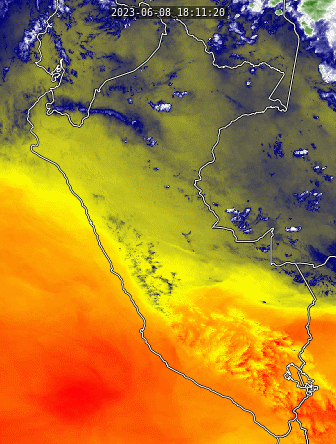
#> input picture Entregable1/Database/2023-06-08 13-11-48.png, 336 x 444 px; its folder holds only this picture in this run
$ python -i tool_project_ETA.py   (imports and definitions only)   (older library calls are emulated)
#> lines starting #> are read from the running program, lines starting #| are printed output that depends on the picture; after the words box and inside, x2 and y2 are one past the last pixel; in counts of white or black regions, pixels touching at a corner belong together
#> further down, picture is the input picture: shape (444, 336, 3); mean B, G, R 43.9, 126.3, 173.3
# -*- coding: utf-8 -*-
"""
Created on Fri Apr 14 18:19:38 2023

@author: Lucas
"""
from selenium import webdriver
import os
import shutil
from selenium.webdriver.common.by import By
import time
from selenium.webdriver.common.action_chains import ActionChains
from selenium.webdriver.common.keys import Keys
import datetime
import cv2
import numpy as np
from PIL import Image


# [100 lines left out: functions mover_imagenes, borrar_y_crear_carpeta, tipo_img, obtener_ultimo_elemento, not called in this run]
'''
def corregir_extension(nombre_archivo, origen):
    # Dividir la ruta de archivo en nombre y extensión
    nombre, extension = os.path.splitext(nombre_archivo)
    # Si la extensión contiene varios puntos, conservar solo la primera parte
    if "." in nombre:
        return nombre
    # Combinar el nombre y la extensión corregida en una sola cadena
    else:
        return nombre_archivo
'''

# [144 lines left out: functions dowload_image, login, load_image, move_display, dowload_product, begin_url, not called in this run]


'''
boundaries
'''
# [29 lines left out: functions binarize_and_transform_cv, multiply_images, not called in this run]


'''
Esta parte estan las funciones apra la deteccion de nubes y activar la alarma
'''

def extractor_clouds(img):

    # Convertir la imagen a espacio de color HSV
    hsv = cv2.cvtColor(img, cv2.COLOR_BGR2HSV)
#> hsv: shape (444, 336, 3); mean H, S, V 36.9, 176.9, 181

    # Definir rangos de color para el blanco y el verde en el espacio de color HSV
    green_lower = np.array([50, 30, 30])
    green_upper = np.array([70, 255, 255])

    # Crear máscaras para los rangos de color
    green_mask = cv2.inRange(hsv, green_lower, green_upper)
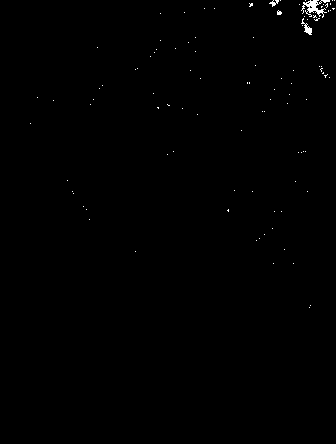
#> green_mask: shape (444, 336); 0.32% white in thin lines or dots, all inside (x1, y1, x2, y2) = (30, 0, 335, 308)

    # Aplicar la máscara a la imagen original para filtrar los colores
    filtered = cv2.bitwise_and(img, img, mask=green_mask)
    filtered[400:445, 0:50] = 0 #Eliminar logo del producto

    # Convertir la imagen a escala de grises
    gray = cv2.cvtColor(filtered, cv2.COLOR_BGR2GRAY)
    _, mask_final = cv2.threshold(gray, 0, 255, cv2.THRESH_BINARY)

    return mask_final

'''

def ordenar_archivo(path):
    elementos = os.listdir(path)
    elementos_ordenados = sorted(elementos)
    elemento_mayor = max(elementos_ordenados, key=lambda x: int(''.join(filter(str.isdigit, x))))
    return elemento_mayor

'''
# [123 lines left out: functions ordenar_archivo, generator_cloud_mask, buscar_imagenes_interseccion, etiquetar_resultados, deteccion, not called in this run]


>>> import cv2
>>> picture = cv2.imread('Database/2023-06-08 13-11-48.png')
>>> result = extractor_clouds(picture)
